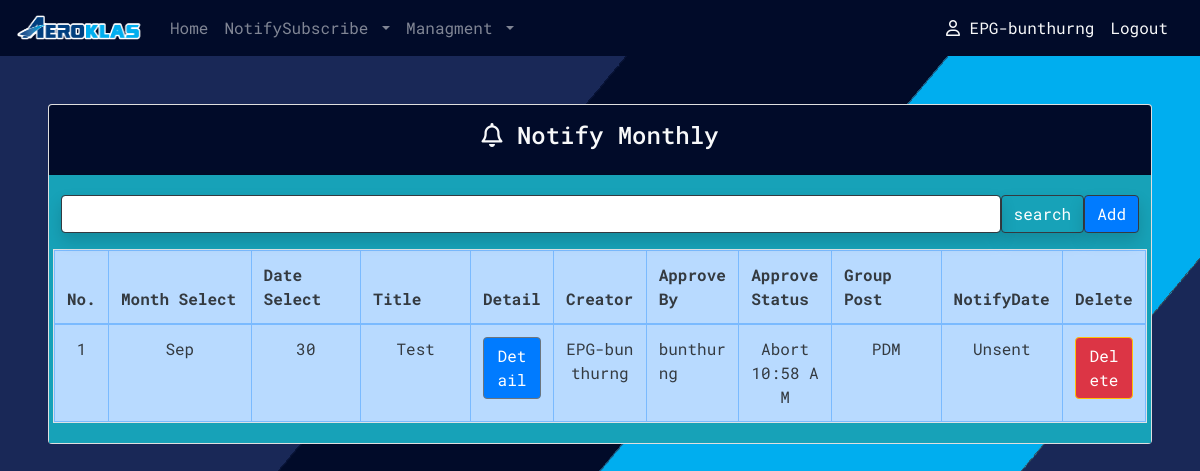
The page /NotifyMonthly.php (signed in) on the database its author committed.
### tables this page shows
CREATE TABLE `notify_monthly` (
  `ID` int(100) NOT NULL,
  `Month_select` varchar(200) NOT NULL,
  `Date_select` varchar(100) NOT NULL,
  `Title` varchar(100) NOT NULL,
  `Detail` varchar(1000) NOT NULL,
  `Creator` varchar(100) NOT NULL,
  `Group_Post` varchar(100) NOT NULL,
  `Approve_by` varchar(100) NOT NULL,
  `SENT` varchar(20) NOT NULL,
  `Approve_Status` varchar(20) NOT NULL,
  `Approve_Time` varchar(20) NOT NULL,
  `SENT_Time` varchar(20) NOT NULL
);

### NotifyMonthly.php (the view, shortened to what this page needs)
<?php
    include('menu.inc.php');
    ?>
<div class="container-fluid px-5">
    <div class="row">
        <div class="col-sm-12 col-lg-12">
            <div class="card my-5">
                <div class="card-header text-center nav-bg text-light py-3">
                    <h4><i class="fa fa-bell-o" aria-hidden="true"></i> Notify Monthly</h4>
                </div>
                <div class="card-body p-1  bg-info">
                    <form action="<?=$_SERVER['PHP_SELF']?>" method="GET">
                        <div class="input-group my-3 px-2">
                            <input type="text" class="form-control rounded shadow border-dark" name="txtsearch">
                            <input type="submit" class="btn btn-info shadow border-dark" value="search" name="search">
                            <button type="button" class="btn btn-success bg-primary shadow border-dark"
                                data-toggle="modal" data-target="#AddNCH">
                                Add
                            </button>
                    </form>
                </div>
                <table class="table table-bordered table-primary table-hover table-responsive text-dark my-3">
                    <thead class="text-dark">
                        <tr>
                            <th width="3%">No.</th>
                            <th width="13%">Month Select</th>
                            <th width="10%">Date Select</th>
                            <th width="10%">Title</th>
                            <th width="6%">Detail</th>
                            <th width="7%">Creator</th>
                            <th width="6%">Approve By</th>
                            <th width="8%">Approve Status</th>
                            <th width="10%">Group Post</th>
                            <th width="5%">NotifyDate</th>
                            <th width="6%">Delete</th>
                        </tr>
                    </thead>
                    <tbody>
                        <?php
                    include('condb.php');
                    $Creator = $_SESSION['Institution']."-".$_SESSION['Username'];
                    if($_SESSION['Priority'] == 'Admin'){
                    $stmt = "SELECT * FROM notify_monthly";
                    if(isset($_GET['search'])){
                        $stmt = "SELECT * FROM notify_monthly WHERE Title  LIKE '%$_GET[txtsearch]%'  OR Detail LIKE '%$_GET[txtsearch]%'
                        OR Month_select LIKE '%$_GET[txtsearch]%' OR Date_select LIKE '%$_GET[txtsearch]%'  OR Creator LIKE '%$_GET[txtsearch]%' OR SENT_Time LIKE '%$_GET[txtsearch]%'
                        OR Group_Post LIKE '%$_GET[txtsearch]%'  OR Approve_by LIKE '%$_GET[txtsearch]%' OR SENT LIKE '%$_GET[txtsearch]%' OR Approve_Status LIKE '%$_GET[txtsearch]%'
                         ";
                    }
                    }else{
                    $stmt = "SELECT * FROM notify_monthly WHERE Creator = '$Creator' OR (Approve_by='$_SESSION[Username]') ";
                    }
                    $excmonthly = $con->query($stmt);
                    $nomonthly = 1;
                    while($datamonthly = $excmonthly->fetch_array()){    ?>
                        <tr>
                            <td style="text-align:center" ;><?=$nomonthly?></td>
                            <td style="text-align:center" ;><?=$datamonthly['Month_select']?></td>
                            <td style="text-align:center" ;><?=$datamonthly['Date_select']?></td>
                            <td style="text-align:center" ;><?=$datamonthly['Title']?></td>
                            <td style="text-align:center" ;><button class="btn btn-primary w-100 border-secondary"
                                    data-toggle="modal" data-target="#detailM<?=$nomonthly?>">Detail</button></td>
                            <td style="text-align:center" ;><?=$datamonthly['Creator']?></td>
                            <td style="text-align:left" ;>
                                <?=$datamonthly['Approve_by']?></td>
                            <td style="text-align:center" ;>
                                <?=$datamonthly['Approve_Status']."<br>".$datamonthly['Approve_Time']?></td>
                            <td style="text-align:center" ;><?=$datamonthly['Group_Post']?></td>
                            <td style="text-align:center" ;><?=$datamonthly['SENT']."<br>".$datamonthly['SENT_Time']?>
                            </td>
                            <td style="text-align:center" ;><button class="btn btn-danger w-100 border-warning"
                                    data-toggle="modal" data-target="#deleteM<?=$nomonthly?>">Delete</button></td>
                        </tr>
                        <?php  $nomonthly++;} ?>
                </table>
            </div>
        </div>
    </div>
</div>
<?php include('bottom.inc.php');?>

### menu.inc.php (shortened to what this page needs)
<!DOCTYPE html>
<html lang="en">
<head>
    <link rel="stylesheet" href="node_modules/bootstrap/dist/css/bootstrap.min.css">
    <link rel="stylesheet" href="node_modules/font-awesome/css/font-awesome.min.css">
</head>
<body>
    <nav class="navbar navbar-expand-lg navbar-dark nav-bg navbar-fixed-top sticky-top text-dark">
        <a class="navbar-brand" href="#">
            <img src="img/aeroklas-logo.png" width="130" height="30" class="d-inline-block align-top" alt="">
        </a>
        <div class="collapse navbar-collapse" id="navbarNavDropdown">
            <ul class="navbar-nav">
                <li class="nav-item">
                    <a class="nav-link" href="./">Home</a>
                </li>
                <?php if(isset($_SESSION['Username'])){ ?>
                <li class="nav-item dropdown">
                    <a class="nav-link dropdown-toggle" href="#" id="navbarDropdownMenuLink" role="button"
                        data-toggle="dropdown" aria-haspopup="true" aria-expanded="false">
                        NotifySubscribe
                    </a>
                </li>
                <?php } ?>
                <?php if(isset($_SESSION['Username']) && ($_SESSION['Priority'] == 'Hight' || $_SESSION['Priority'] == 'Admin' )){ ?>
                <li class="nav-item dropdown">
                    <a class="nav-link dropdown-toggle" href="#" id="navbarDropdownMenuLink" role="button"
                        data-toggle="dropdown" aria-haspopup="true" aria-expanded="false">
                        Managment
                    </a>
                </li>
                <?php } ?>
            </ul>
        </div>
        <?php if(isset($_SESSION['Username'])){ ?>
        <div class="navbar-collapse collapse  order-3 dual-collapse2">
            <ul class="navbar-nav ml-auto">
                <li class="nav-item text-light">
                    <i class="fa fa-user-o" aria-hidden="true"></i>
                    <?=$_SESSION['Institution']."-".$_SESSION['Username']?>
                </li>
                <a class="mx-3 text-decoration-none text-light" href="logout.php">Logout</a>
            </ul>
        </div>
        <?php } ?>
    </nav>

### bottom.inc.php (shortened to what this page needs)
</body>
</html>

### menu.inc.php (style rules this page uses)
html, body { background-image: url('img/BG.png'); font-family: 'Roboto Mono', monospace; }
.nav-bg { background-color: #010b29; }
td { word-break: break-all; }

### rows shown on the page
notify_monthly: Month_select "Sep", Date_select "30", Title "Test", Creator "EPG-bunthurng", Approve_by "bunthurng", Approve_Status "Abort", Approve_Time "10:58 AM", Group_Post "PDM", SENT "Unsent"

### other values the page prints
$_SESSION['Institution'] "EPG"
$_SESSION['Username'] "bunthurng"
